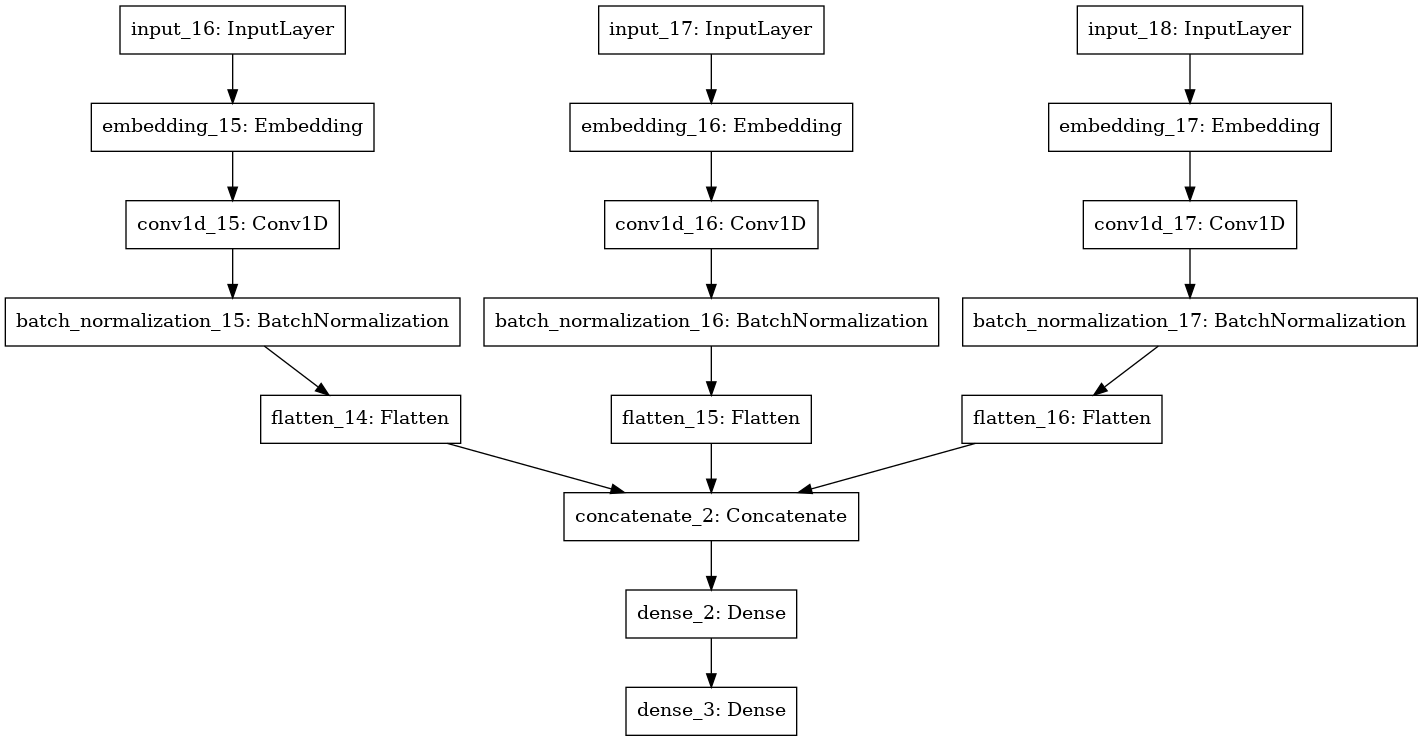

Source code (Python):
import keras
from keras.models import Model
from keras.layers import Conv1D,Dense,Flatten,Concatenate,BatchNormalization,Input,Embedding
from keras.utils import plot_model
from keras.preprocessing.text import Tokenizer
from keras.preprocessing.sequence import pad_sequences
import tensorflowjs as tfjs

import numpy as np
import pandas as pd


TRAIN_FILE = '../train.csv'
TEST_FILE = '../test.csv'

#initialize word tokenizer
TOKENIZER = Tokenizer(num_words=10000)
                     
def datify(text_file):
    """
    input : text file containing data

    outputs : 
    tokenized sentences
    target sentiment list
    max length of the tokenized sentences

    """

    sentences=[]
    sentiments=[]
    maxlength =0

    with open(text_file,errors='ignore') as f:
        
        #parse first line
        f.readline()

        for line in f:
            
            try:
                _,sentiment,sentence = line.split(',')
                sentences.append(sentence)
                len_sent = len(sentence)
                if(maxlength<len_sent):
                    maxlength = len_sent
                sentiments.append(sentiment)
            except:
                pass

    #fit the tokenizer on sentences 
    TOKENIZER.fit_on_texts(sentences)
    #convert the sentences into sequences of numbers
    sentences = TOKENIZER.texts_to_sequences(sentences)
    #pad the sentences to equal length
    sentences = pad_sequences(sentences,maxlen = maxlength)

    return sentences,sentiments,maxlength

train_x,train_y,train_length = datify(TRAIN_FILE)

word_index = TOKENIZER.word_index

#create mappings csv file 
with open('mappings.csv','w') as f:
    i=0
    for key,value in word_index.items():
        if i == 10000:
            break
        f.write(str(key))
        f.write(',')
        f.write(str(value))
        f.write('\n')
        i+=1

vocab_size = len(TOKENIZER.word_index)+1

#define layers
input1 = Input(shape=(train_length,))
embedding1 = Embedding(vocab_size,100)(input1)
layer1_group1_conv = Conv1D(filters=32,kernel_size=2,activation='relu')(embedding1)
layer1_group1_bn = BatchNormalization()(layer1_group1_conv)
layer1_group1_flat = Flatten()(layer1_group1_bn)

input2 = Input(shape=(train_length,))
embedding2 = Embedding(vocab_size,100)(input2)
layer1_group2_conv = Conv1D(filters=32,kernel_size=3,activation='relu')(embedding2)
layer1_group2_bn = BatchNormalization()(layer1_group2_conv)
layer1_group2_flat = Flatten()(layer1_group2_bn)

input3 = Input(shape=(train_length,))
embedding3 = Embedding(vocab_size,100)(input3)
layer1_group3_conv = Conv1D(filters=32,kernel_size=4,activation='relu')(embedding3)
layer1_group3_bn = BatchNormalization()(layer1_group3_conv)
layer1_group3_flat = Flatten()(layer1_group3_bn)

layer2_concat = Concatenate()([layer1_group1_flat,layer1_group2_flat,layer1_group3_flat])

layer3_dense = Dense(10,activation='relu')(layer2_concat)

layer4_out = Dense(1,activation='sigmoid')(layer3_dense)

model = Model(inputs=[input1,input2,input3],outputs=layer4_out)
model.compile(loss='binary_crossentropy',optimizer='adam',metrics=['accuracy'])

#plot the model structure 
plot_model(model,to_file='../images/model.png',show_shapes=True)

#keras model accepts numpy arrays
train_x = np.array(train_x)
train_y = np.array(train_y)

model.fit([train_x,train_x,train_x],train_y,epochs=8,batch_size=32) 

model.save('../model/model.h5')

#converting to tensorflowjs model format
tfjs.converters.save_keras_model('../model')
